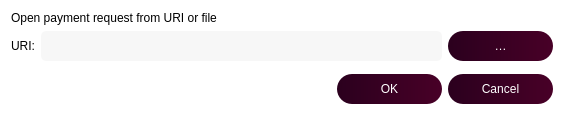
<?xml version="1.0" encoding="UTF-8"?>
<ui version="4.0">
 <class>OpenURIDialog</class>
 <widget class="QDialog" name="OpenURIDialog">
  <property name="geometry">
   <rect>
    <x>0</x>
    <y>0</y>
    <width>564</width>
    <height>115</height>
   </rect>
  </property>
  <property name="windowTitle">
   <string>Open URI</string>
  </property>
  <property name="styleSheet">
   <string notr="true">background-color:white;</string>
  </property>
  <layout class="QVBoxLayout" name="verticalLayout">
   <item>
    <widget class="QLabel" name="label_2">
     <property name="text">
      <string>Open payment request from URI or file</string>
     </property>
    </widget>
   </item>
   <item>
    <layout class="QHBoxLayout" name="horizontalLayout">
     <item>
      <widget class="QLabel" name="label">
       <property name="minimumSize">
        <size>
         <width>0</width>
         <height>30</height>
        </size>
       </property>
       <property name="text">
        <string>URI:</string>
       </property>
      </widget>
     </item>
     <item>
      <widget class="QValidatedLineEdit" name="uriEdit">
       <property name="minimumSize">
        <size>
         <width>0</width>
         <height>30</height>
        </size>
       </property>
       <property name="styleSheet">
        <string notr="true">background-color:rgba(247, 247, 247, 250);
height: 35px;
border-radius:5px;
border-style:solid;
border-color:gray;
border-width:thin;</string>
       </property>
      </widget>
     </item>
     <item>
      <widget class="QPushButton" name="selectFileButton">
       <property name="minimumSize">
        <size>
         <width>0</width>
         <height>30</height>
        </size>
       </property>
       <property name="toolTip">
        <string>Select payment request file</string>
       </property>
       <property name="styleSheet">
        <string notr="true">background: QLinearGradient(x1: 0, y1: 0, x2: 1, y2: 0, stop: 0 #2b001e, stop: 1 #480027);
color: white;
border-radius:15px;
height:30px;
width:105px;</string>
       </property>
       <property name="text">
        <string notr="true">…</string>
       </property>
       <property name="autoDefault">
        <bool>false</bool>
       </property>
      </widget>
     </item>
    </layout>
   </item>
   <item>
    <spacer name="verticalSpacer">
     <property name="orientation">
      <enum>Qt::Vertical</enum>
     </property>
     <property name="sizeHint" stdset="0">
      <size>
       <width>20</width>
       <height>40</height>
      </size>
     </property>
    </spacer>
   </item>
   <item>
    <widget class="QDialogButtonBox" name="buttonBox">
     <property name="minimumSize">
      <size>
       <width>0</width>
       <height>30</height>
      </size>
     </property>
     <property name="styleSheet">
      <string notr="true">background: QLinearGradient(x1: 0, y1: 0, x2: 1, y2: 0, stop: 0 #2b001e, stop: 1 #480027);
color: white;
border-radius:15px;
height:30px;
width:105px;</string>
     </property>
     <property name="orientation">
      <enum>Qt::Horizontal</enum>
     </property>
     <property name="standardButtons">
      <set>QDialogButtonBox::Cancel|QDialogButtonBox::Ok</set>
     </property>
    </widget>
   </item>
  </layout>
 </widget>
 <customwidgets>
  <customwidget>
   <class>QValidatedLineEdit</class>
   <extends>QLineEdit</extends>
   <header>qvalidatedlineedit.h</header>
  </customwidget>
 </customwidgets>
 <resources/>
 <connections>
  <connection>
   <sender>buttonBox</sender>
   <signal>accepted()</signal>
   <receiver>OpenURIDialog</receiver>
   <slot>accept()</slot>
   <hints>
    <hint type="sourcelabel">
     <x>248</x>
     <y>254</y>
    </hint>
    <hint type="destinationlabel">
     <x>157</x>
     <y>274</y>
    </hint>
   </hints>
  </connection>
  <connection>
   <sender>buttonBox</sender>
   <signal>rejected()</signal>
   <receiver>OpenURIDialog</receiver>
   <slot>reject()</slot>
   <hints>
    <hint type="sourcelabel">
     <x>316</x>
     <y>260</y>
    </hint>
    <hint type="destinationlabel">
     <x>286</x>
     <y>274</y>
    </hint>
   </hints>
  </connection>
 </connections>
</ui>
